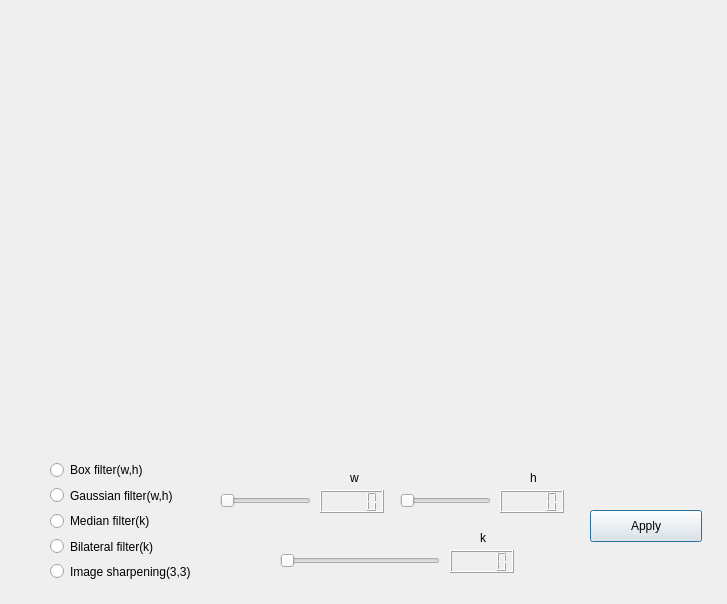
<?xml version="1.0" encoding="UTF-8"?>
<ui version="4.0">
 <class>Filter</class>
 <widget class="QDialog" name="Filter">
  <property name="geometry">
   <rect>
    <x>0</x>
    <y>0</y>
    <width>727</width>
    <height>604</height>
   </rect>
  </property>
  <property name="windowTitle">
   <string>Dialog</string>
  </property>
  <widget class="QLabel" name="label_img_filter">
   <property name="geometry">
    <rect>
     <x>40</x>
     <y>20</y>
     <width>651</width>
     <height>401</height>
    </rect>
   </property>
   <property name="text">
    <string/>
   </property>
  </widget>
  <widget class="QWidget" name="verticalLayoutWidget">
   <property name="geometry">
    <rect>
     <x>50</x>
     <y>460</y>
     <width>191</width>
     <height>121</height>
    </rect>
   </property>
   <layout class="QVBoxLayout" name="verticalLayout">
    <item>
     <widget class="QRadioButton" name="radioButton_box">
      <property name="text">
       <string>Box filter(w,h)</string>
      </property>
     </widget>
    </item>
    <item>
     <widget class="QRadioButton" name="radioButton_Gauss">
      <property name="text">
       <string>Gaussian filter(w,h)</string>
      </property>
     </widget>
    </item>
    <item>
     <widget class="QRadioButton" name="radioButton_Median">
      <property name="text">
       <string>Median filter(k)</string>
      </property>
     </widget>
    </item>
    <item>
     <widget class="QRadioButton" name="radioButton_bilateral">
      <property name="text">
       <string>Bilateral filter(k)</string>
      </property>
     </widget>
    </item>
    <item>
     <widget class="QRadioButton" name="radioButton_sharpening">
      <property name="text">
       <string>Image sharpening(3,3)</string>
      </property>
     </widget>
    </item>
   </layout>
  </widget>
  <widget class="QSlider" name="w_Slider">
   <property name="geometry">
    <rect>
     <x>220</x>
     <y>490</y>
     <width>91</width>
     <height>22</height>
    </rect>
   </property>
   <property name="maximum">
    <number>49</number>
   </property>
   <property name="orientation">
    <enum>Qt::Horizontal</enum>
   </property>
  </widget>
  <widget class="QSlider" name="h_Slider">
   <property name="geometry">
    <rect>
     <x>400</x>
     <y>490</y>
     <width>91</width>
     <height>22</height>
    </rect>
   </property>
   <property name="maximum">
    <number>49</number>
   </property>
   <property name="orientation">
    <enum>Qt::Horizontal</enum>
   </property>
  </widget>
  <widget class="QSlider" name="k_Slider">
   <property name="geometry">
    <rect>
     <x>280</x>
     <y>550</y>
     <width>160</width>
     <height>22</height>
    </rect>
   </property>
   <property name="maximum">
    <number>49</number>
   </property>
   <property name="orientation">
    <enum>Qt::Horizontal</enum>
   </property>
  </widget>
  <widget class="QLCDNumber" name="lcdNumber_w">
   <property name="geometry">
    <rect>
     <x>320</x>
     <y>490</y>
     <width>64</width>
     <height>23</height>
    </rect>
   </property>
  </widget>
  <widget class="QLCDNumber" name="lcdNumber_h">
   <property name="geometry">
    <rect>
     <x>500</x>
     <y>490</y>
     <width>64</width>
     <height>23</height>
    </rect>
   </property>
  </widget>
  <widget class="QLCDNumber" name="lcdNumber_k">
   <property name="geometry">
    <rect>
     <x>450</x>
     <y>550</y>
     <width>64</width>
     <height>23</height>
    </rect>
   </property>
  </widget>
  <widget class="QLabel" name="label_2">
   <property name="geometry">
    <rect>
     <x>350</x>
     <y>470</y>
     <width>58</width>
     <height>16</height>
    </rect>
   </property>
   <property name="text">
    <string>w</string>
   </property>
  </widget>
  <widget class="QLabel" name="label_3">
   <property name="geometry">
    <rect>
     <x>530</x>
     <y>470</y>
     <width>58</width>
     <height>16</height>
    </rect>
   </property>
   <property name="text">
    <string>h</string>
   </property>
  </widget>
  <widget class="QLabel" name="label_4">
   <property name="geometry">
    <rect>
     <x>480</x>
     <y>530</y>
     <width>58</width>
     <height>16</height>
    </rect>
   </property>
   <property name="text">
    <string>k</string>
   </property>
  </widget>
  <widget class="QPushButton" name="pushButton_apply">
   <property name="geometry">
    <rect>
     <x>590</x>
     <y>510</y>
     <width>112</width>
     <height>32</height>
    </rect>
   </property>
   <property name="text">
    <string>Apply</string>
   </property>
  </widget>
 </widget>
 <resources/>
 <connections/>
</ui>
